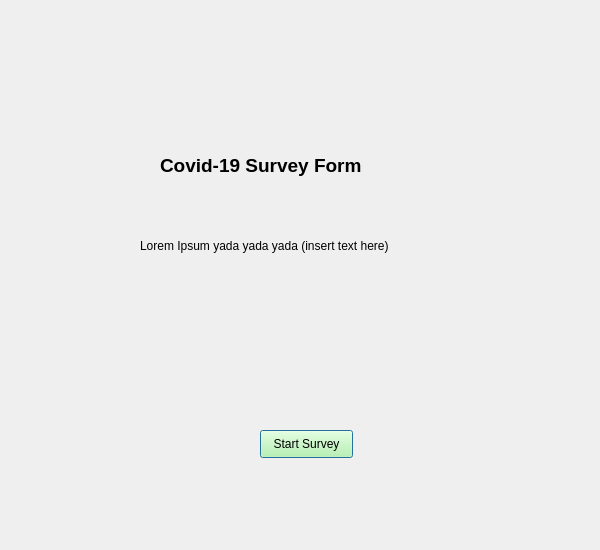
<?xml version="1.0" encoding="UTF-8"?>
<ui version="4.0">
 <class>Dialog</class>
 <widget class="QDialog" name="Dialog">
  <property name="geometry">
   <rect>
    <x>0</x>
    <y>0</y>
    <width>600</width>
    <height>550</height>
   </rect>
  </property>
  <property name="windowTitle">
   <string>Dialog</string>
  </property>
  <widget class="QLabel" name="logo">
   <property name="geometry">
    <rect>
     <x>240</x>
     <y>10</y>
     <width>111</width>
     <height>111</height>
    </rect>
   </property>
   <property name="text">
    <string/>
   </property>
   <property name="pixmap">
    <pixmap>logo.png</pixmap>
   </property>
  </widget>
  <widget class="QLabel" name="description">
   <property name="geometry">
    <rect>
     <x>140</x>
     <y>190</y>
     <width>321</width>
     <height>111</height>
    </rect>
   </property>
   <property name="text">
    <string>Lorem Ipsum yada yada yada (insert text here)</string>
   </property>
  </widget>
  <widget class="QPushButton" name="start_btn">
   <property name="geometry">
    <rect>
     <x>260</x>
     <y>430</y>
     <width>93</width>
     <height>28</height>
    </rect>
   </property>
   <property name="styleSheet">
    <string notr="true">background-color: rgb(183, 255, 156)</string>
   </property>
   <property name="text">
    <string>Start Survey</string>
   </property>
  </widget>
  <widget class="QLabel" name="title">
   <property name="geometry">
    <rect>
     <x>160</x>
     <y>150</y>
     <width>291</width>
     <height>31</height>
    </rect>
   </property>
   <property name="font">
    <font>
     <pointsize>14</pointsize>
     <weight>75</weight>
     <bold>true</bold>
    </font>
   </property>
   <property name="text">
    <string>Covid-19 Survey Form</string>
   </property>
  </widget>
 </widget>
 <resources/>
 <connections/>
</ui>
